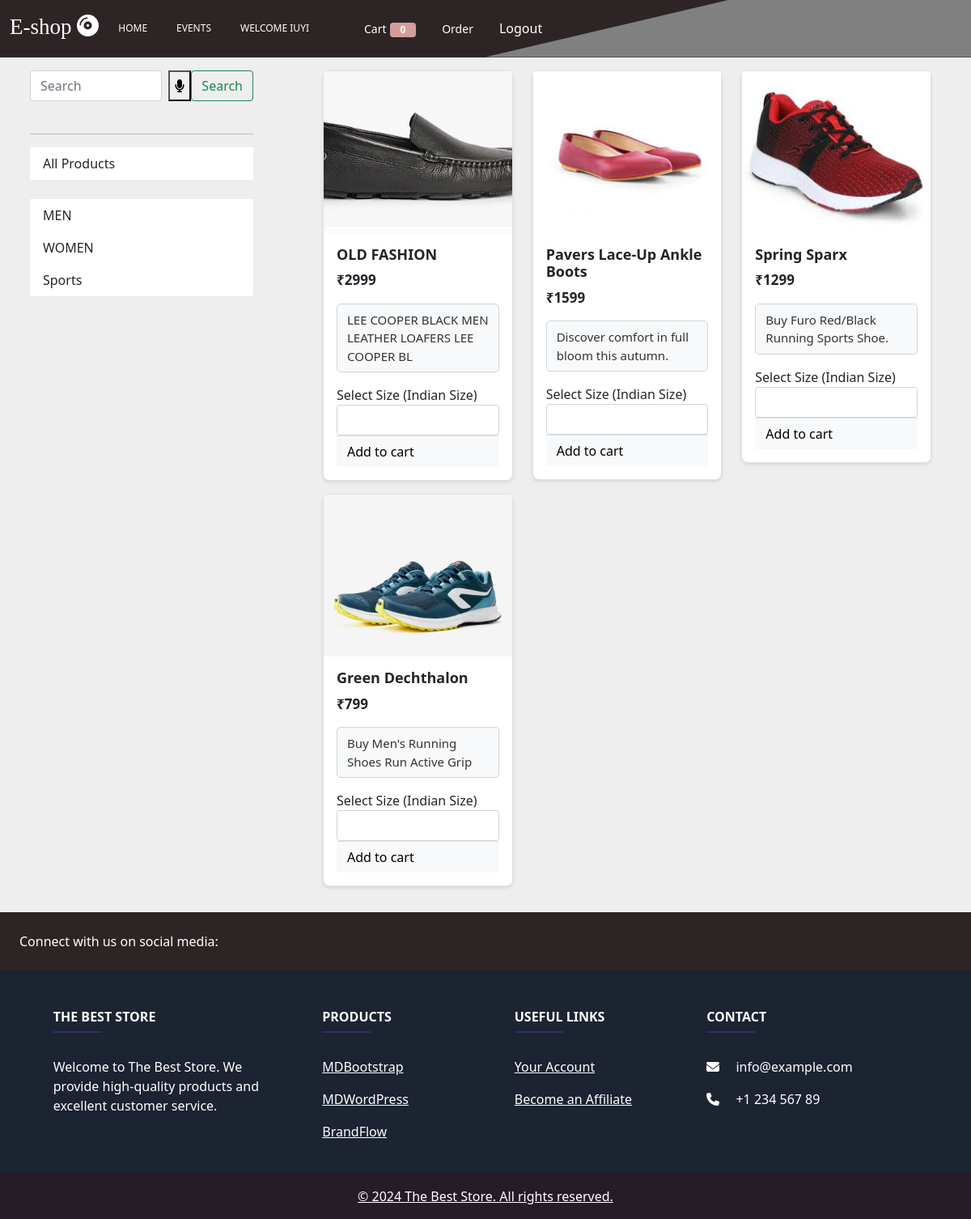
The app's page / (signed in) with its own data.
### shop/models/category.py (models this page shows, shortened)
class Category(models.Model):
    name = models.CharField(max_length=20)
    @staticmethod
    def get_category():
        return Category.objects.all()

### shop/models/product.py (models this page shows, shortened)
class Product(models.Model):
    name = models.CharField(max_length=50)
    price = models.IntegerField(default=0)
    category = models.ForeignKey(Category, on_delete=models.CASCADE,default=1)
    size = models.CharField(max_length=50,default="")
    description = models.CharField(max_length=200, default='Best Qualtiy')
    image = models.ImageField(upload_to='products/')
    @staticmethod
    def get_all_products():
        return Product.objects.all()

### shop/views/home.py (the view, shortened to what this page needs)
# urls.py: path('', home.Index.as_view(), name='index'),
class Index(View):
    def get(self, request):
        cart = request.session.get('cart')
        if not cart:
             request.session['cart'] = {}
        products = None
        user = request.session.get('first_name')
        categories = Category.get_category()
        CategoryID = request.GET.get('category')
        search_query = ''
        if CategoryID:
            products= Product.get_category_by_id(CategoryID)
        elif request.GET.get('q'):
            search_query = request.GET.get('q')
            products = Product.objects.filter(Q(name__icontains = search_query))
        else:
            products = Product.get_all_products()
        data = {}
        data['products'] = products
        data['categories'] = categories
        data['username'] = user
        return render(request,'index.html',data)

### shop/templatetags/cart.py (called while the page is built)
@register.filter(name = 'is_in_cart')
def is_in_cart(product,cart):
    keys = cart.keys()
    for id in keys:
        if int(id) == product.id:
            return True
    return False

### shop/templatetags/currency.py (called while the page is built)
@register.filter(name = 'currency_rupeee')
def currency_rupeee(number):
            return "₹" +str(number)

### templates/index.html (shortened to what this page needs)
{% extends 'base.html' %}
{% block body %}
{% load static %}
{% load cart %}
{% load currency %}
<div class="container-fluid mt-3">
    <div class="row mt-3">
        <div class="col-lg-3 mx-auto">
            <div class="list-group">
                <form class="d-flex" role="search" id="search-form">
                    <input class="form-control me-2" name="q" type="search" placeholder="Search" required>
                    <button type="button" id="microphoneButton"><i class="fa fa-microphone"></i></button>
                    <button class="btn btn-outline-success" type="submit">Search</button>
                </form>
                <br>
                <hr>
                <a href="/" class="list-group-item list-group-item-action">All Products</a><br>
                {% for category in categories %}
                <a href="/?category={{category.id}}"
                    class="list-group-item list-group-item-action">{{category.name}}</a>
                {% endfor %}
            </div>
        </div>
        <div id='products' class="col-lg-8 mx-auto">
            <div class="row mx-auto">
                {% for product in products %}
                <div class="col-lg-4 col-md-6 col-sm-6 col-12">
                    <div class="card mx-auto mb-3" id={{product.id}}>
                        <img class="card-img-top" src="{{product.image.url}}" alt="image not available">
                        <div class="card-body">
                            <h5 class="card-title">{{product.name}}</h5>
                            <p class="card-text"><b>{{product.price|currency_rupeee}}</b></p>
                            <p class="card-description">{{product.description}}</p>
                            <div class="form-group">
                                <label for="shoeSize{{ product.id }}">Select Size (Indian Size)</label>
                                <select class="form-control" id="shoeSize{{ product.size }}" name="shoeSize">
                                    <option value=""></option>
                                    <option value="5">5 (Indian)</option>
                                </select>
                            </div>
                            <div class="card-footer p-0">
                                {% if product|is_in_cart:request.session.cart %}
                                <div class="row no-gutters align-items-center">
                                    <form action="/#{{product.id}}" method="post" class="col-4 col-sm-4">
                                        {% csrf_token %}
                                        <input type="text" hidden name="product" value="{{product.id}}">
                                        <input type="text" hidden name="remove" value="True">
                                        <input type="submit" value="-" class="btn btn-block">
                                    </form>
                                    <div class="col-4 col-sm-4 text-center">{{product|cart_quantity:request.session.cart }} in cart</div>
                                    <form action="/#{{product.id}}" class="col-4 col-sm-4" method="POST">
                                        {% csrf_token %}
                                        <input type="text" hidden name="product" value="{{product.id}}">
                                        <input type="submit" value="+" class="btn btn-block">
                                    </form>
                                </div>
                                {% else %}
                                <form action="/#{{product.id}}" method="post" class="btn-block">
                                    <input type="submit" class='btn btn-light btn-block' value="Add to cart">
                                </form>
                                {% endif %}
                            </div>
                        </div>
                    </div>
                </div>
                {% endfor %}
            </div>
        </div>
    </div>
</div>
{% endblock %}

### templates/base.html (style rules this page uses)
body { background-color: #eee; }

### templates/index.html (style rules this page uses)
.card { border: 1px solid #ccc; border-radius: 5px; box-shadow: 0 2px 4px rgba(0, 0, 0, 0.1); }
.card img.card-img-top { height: 200px; object-fit: cover; }
.card-title { font-size: 18px; font-weight: bold; }
.card-text { font-size: 17px; }
.card-description { font-size: 15px; color: #333; padding: 8px 12px; border-radius: 5px; background-color: #f8f9fa; border: 1px solid #ced4da; }
.card-footer { background-color: #f7f7f7; padding: 8px; }
.card-footer form { display: flex; align-items: center; }
.list-group-item { cursor: pointer; }
.list-group-item { border-radius: 0; border: none; }
.card { border: 1px solid #dee2e6; border-radius: 8px; transition: box-shadow 0.3s; }
.card-footer { background-color: #f8f9fa; border-top: 1px solid #dee2e6; }

### records on screen
Category: name "MEN"
Category: name "WOMEN"
Category: name "Sports"
Product: image (picture), name "OLD FASHION", price "₹2999", description "LEE COOPER BLACK MEN LEATHER LOAFERS LEE COOPER BL"
Product: image (picture), name "Pavers Lace-Up Ankle Boots", price "₹1599", description "Discover comfort in full bloom this autumn."
Product: image (picture), name "Spring Sparx", price "₹1299", description "Buy Furo Red/Black Running Sports Shoe."
Product: image (picture), name "Green Dechthalon", price "₹799", description "Buy Men's Running Shoes Run Active Grip"

### other values on screen
{{ username }} "IUYI"
{{ request.session.cart.keys|length }} "0"
